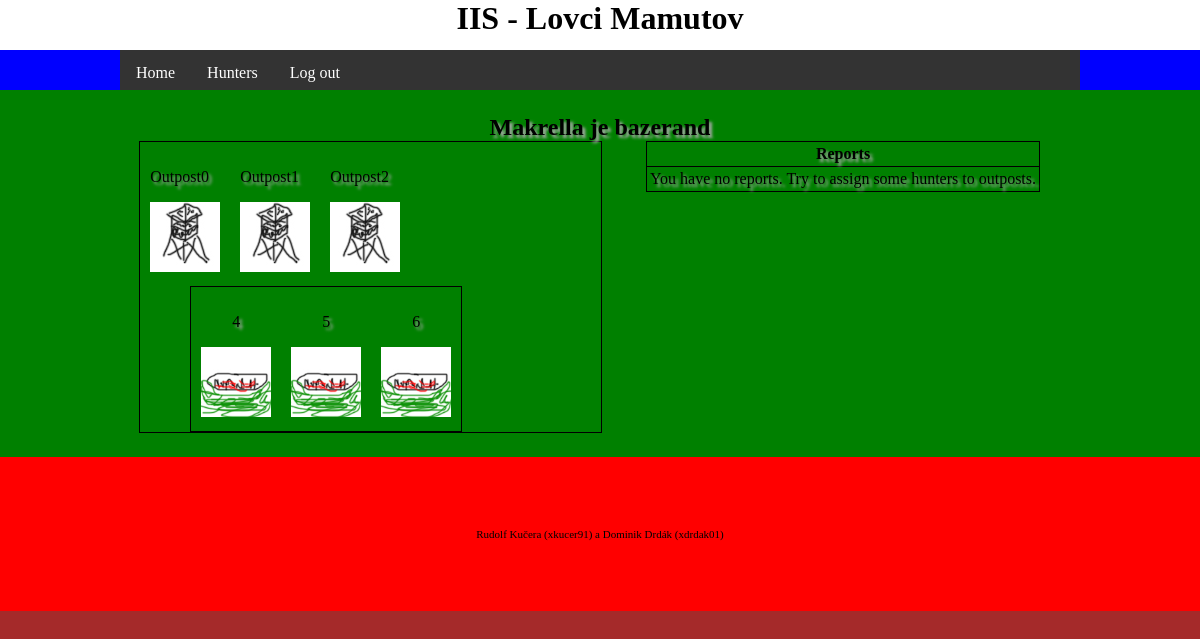
/iis/home (signed in), run on the app's committed database.
### tables this page shows
CREATE TABLE `outpost` (
  `id` int(11) NOT NULL,
  `outpost` varchar(255) NOT NULL,
  `user` int(11) NOT NULL,
  `capacity` int(11) NOT NULL,
  `hunterCount` int(11) NOT NULL
);

CREATE TABLE `pit` (
  `id` int(11) NOT NULL,
  `user` int(11) NOT NULL,
  `deadMammoths` int(11) NOT NULL,
  `available` int(11) NOT NULL
);

### controller/RouterController.php (called while the page is built, shortened)
<?php
class RouterController extends Controller
{
	protected $controller;
	private function dashToCamelCase($text)
	{
		$word = str_replace('-', ' ', $text);
		$word = ucwords($word);
		$word = str_replace(' ', '', $word);
		return $word;
	}
	private function parseURL($url)
	{
        $parsedURL = parse_url($url);
		$parsedURL["path"] = ltrim($parsedURL["path"], "/");
		$parsedURL["path"] = trim($parsedURL["path"]);
		$splitPath = explode("/", $parsedURL["path"]);
		return $splitPath;
	}
    public function handle($parameters)
    {
		$parsedURL = $this->parseURL($parameters[0]);
		$iis = array_shift($parsedURL);
		$controllerClass = $this->dashToCamelCase(array_shift($parsedURL)) . 'Controller';
		if (file_exists('controller/' . $controllerClass . '.php'))
			$this->controller = new $controllerClass;
		else
			$this->redirect('iis/error');
        $this->controller->handle($parsedURL);
		$this->view = 'template';
    }
}

### index.php (called while the page is built, shortened)
<?php
$router = new RouterController();
$router->handle(array($_SERVER['REQUEST_URI']));
$router->writeView();

### controller/HomeController.php (called while the page is built, shortened)
<?php
class HomeController extends Controller
{
    public function handle($parameters)
    {
		if (isLoggedIn()) {
			$user = new User($_SESSION['user']);
			$user->setId();
    		$outposts = $user->getMyOutposts();
    		$pits = $user->getMyPits();
		}
		if (isLoggedIn())
			$this->view = 'home';
		else
			$this->view = 'start';
    }
}

### model/Db.php (called while the page is built, shortened)
<?php
class Db {
    private static $connection;
    private static $settings = array(
		PDO::ATTR_ERRMODE => PDO::ERRMODE_EXCEPTION,
		PDO::MYSQL_ATTR_INIT_COMMAND => "SET NAMES utf8",
		PDO::ATTR_EMULATE_PREPARES => false,
	);
    public static function connect($host, $user, $password, $database) {
		if (!isset(self::$connection)) {
			self::$connection = @new PDO(
				"mysql:host=$host;dbname=$database",
				$user,
				$password,
				self::$settings
			);
		}
	}
    public static function queryOne($query, $parameters = array()) {
		$result = self::$connection->prepare($query);
		$result->execute($parameters);
		return $result->fetch();
	}
    public static function queryAll($query, $parameters = array()) {
		$result = self::$connection->prepare($query);
		$result->execute($parameters);
		return $result->fetchAll();
	}
    public static function querySingle($query, $parameters = array()) {
		$result = self::queryOne($query, $parameters);
		return $result[0];
	}
}

### model/user.php (called while the page is built, shortened)
<?php
class User {
	private $id;
	private $name;
	public function __construct ($name) {
		$user = Db::queryOne('SELECT * FROM user WHERE name = ?',[$name]);
		if (empty($user)) {
			$this->name = $name;
			$this->level = 1;
		} else {
			$this->id = $user['id'];
			$this->name = $user['name'];
		}
	}
	public function setId() {
		$this->id = Db::querySingle('SELECT id FROM user WHERE name = ?', [$this->name]);
	}
	public function getMyOutposts() {
		return Db::queryAll('SELECT * FROM outpost WHERE user = ?', [$this->id]);
	}
	public function getMyPits() {
		return Db::queryAll('SELECT * FROM pit WHERE user = ?', [$this->id]);
	}
}

### view/home.phtml (the view)
<h1><?= $_SESSION['user'] ?> je bazerand</h1>
<div id="map">
	<div id="outposts">
		<?php if (isset($outposts)) : ?>
			<?php foreach ($outposts as $outpost) : ?>
				<div style="float:left; margin: 10px;">
					<p><?= $outpost['outpost'] ?></p>
					<a href="iis/outpost/detail/<?= $outpost['id'] ?>"><img src="iis/img/outpost.jpg"></a>
				</div>
			<?php endforeach; ?>
		<?php endif; ?>
	</div>
	<div id="pits">
		<?php if (isset($pits)) : ?>
			<?php foreach ($pits as $pit) : ?>
				<div style="float:left; margin: 10px;">
					<p><?= $pit['id'] ?></p>
					<a href="iis/outpost/detail/<?= $outpost['id'] ?>"><img src="iis/img/pit.jpg" width="70" height="70"></a>
				</div>
			<?php endforeach; ?>
		<?php endif; ?>
	</div>
</div>
<div id="reports">
	<table>
		<tr>
			<th colspan="4">Reports</th>
		</tr>
		<?php if (isset($reports)) : ?>
			<?php if (!empty($reports)) :   ?>
				<tr>
					<th>Date</th>
					<th>Outpost</th>
					<th>Mammoths seen</th>
					<th>Completion</th>
				</tr>
				<?php foreach ($reports as $report) : ?>
					<?php if ($report['completion'] == 0) : ?>
						<tr>
							<td><?= $report['date'] ?></td>
							<td><?= Outpost::getOutpostById($report['outpost'])['outpost'] ?></td>
							<td><?= $report['mammothCount'] ?></td>
							<?php if ($report['completion'] == '1') : ?>
								<td>Completed</td>
							<?php else : ?>
								<?php if(!Report::hasExpedition($report['id'])) : ?>
									<td>
										<form method="POST" action="iis/expedition/create">
											<input type="hidden" name="report" value="<?= $report['id'] ?>">
											<input type="submit" value="Create Expedition">
										</form>
									</td>
								<?php else : ?>
									<td>Expedition in progress</td>
								<?php endif; ?>
							<?php endif; ?>
						</tr>
					<?php endif; ?>
				<?php endforeach; ?>
				<?php foreach ($reports as $report) : ?>
					<?php if ($report['completion'] == 1) : ?>
						<tr>
							<td><?= $report['date'] ?></td>
							<td><?= Outpost::getOutpostById($report['outpost'])['outpost'] ?></td>
							<td><?= $report['mammothCount'] ?></td>
							<td>Completed</td>
						</tr>
					<?php endif; ?>
				<?php endforeach; ?>
			<?php else : ?>
				<tr>
					<td colspan="4">You have no reports. Try to assign some hunters to outposts.</td>
				</tr>
			<?php endif; ?>
		<?php endif; ?>
	</table>
</div>

### controller/Controller.php (shortened to what this page needs)
<?php
abstract class Controller
{
    protected $view = "";
    public function writeView()
    {
        if ($this->view)
        {
            require("view/" . $this->view . ".phtml");
        }
    }
}

### view/template.phtml (shortened to what this page needs)
<!DOCTYPE html>
<html lang="cs-cz">
	<head>
		<link rel="stylesheet" href="iis/css/style.css" type="text/css"/>
		<link rel="stylesheet" href="iis/css/navigation.css" type="text/css"/>
		<link rel="stylesheet" href="iis/css/start.css" type="text/css"/>
		<link rel="stylesheet" href="iis/css/hunter.css" type="text/css"/>
		<link rel="stylesheet" href="iis/css/outpost.css" type="text/css"/>
		<link rel="stylesheet" href="iis/css/expedition.css" type="text/css"/>
	</head>
	<body>
		<header>
			<div class="center">
				<h1>IIS - Lovci Mamutov</h1>
			</div>
		</header>
		<nav>
			<div class="center">
				<ul>
					<li><a href="iis/home">Home</a></li>
					<?php if (isset($_SESSION['user'])): ?>
						<li><a href="iis/hunter/overview">Hunters</a></li>
						<li><a href="iis/logout">Log out</a></li>
					<?php endif; ?>
				</ul>
			</div>
		</nav>
		<article>
			<div class="center">
				<?php $this->controller->writeView();  ?>
			</div>
		</article>
		<footer>
			<div class="center">
				<p>Rudolf Kučera (xkucer91) a Dominik Drdák (xdrdak01)</p>
			</div>
		</footer>
	</body>
</html>

### css/style.css (style rules this page uses)
html { height: 100%; width: 100%; margin: 0; padding: 0; }
body { background-color: brown; width: 100%; margin: 0; padding: 0; min-height: 100%; float: left; }
header { width: 100%; height: 50px; background-color: white; margin: 0; padding: 0; float: left; }
article { margin: 0; padding: 2%; width: 96%; min-height: 200px; text-shadow: 3px 3px 3px #aaaaaa; background-color: green; float: left; }
footer { width: 90%; font-size: 11px; text-align: center; padding: 5%; background-color: red; float: left; }
.center { margin: 0 auto; padding: 0; width: 80%; }
h1 { margin: 0; text-align: center; }

### css/navigation.css (style rules this page uses)
nav { height: 40px; width: 100%; background-color: blue; margin: 0; padding: 0; float: left; }
nav ul { list-style-type: none; margin: 0; padding: 0; overflow: hidden; background-color: #333; }
nav li { float: left; }
nav li a { display: block; color: white; text-align: center; padding: 14px 16px; text-decoration: none; }

### css/start.css (style rules this page uses)
#reports { width: 45%; text-align: center; float: right; }
#reports table, #reports th, #reports td { border-collapse: collapse; border: 1px solid black; padding: 3px; }
#map { border: 1px solid black; width: 50%; float: left; }

### css/expedition.css (style rules this page uses)
#pits, #pits td, #pits th { border-collapse: collapse; border: 1px solid black; }
#pits { float: left; text-align: center; margin-left: 50px; }

### data on the page
outpost: outpost "Outpost0"
outpost: outpost "Outpost1"
outpost: outpost "Outpost2"
pit: id "4"
pit: id "5"
pit: id "6"

### other printed values
$_SESSION['user'] "Makrella"
